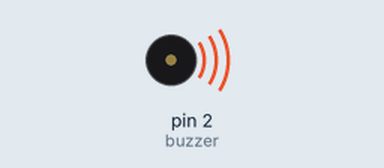
Bench run of a sketch on a simulated Arduino Uno, built with avr-gcc and run on an emulated ATmega328P. On the bench: buzzer (waves = sounding).

Above: at 0.5 s.
Timing chart, 0 to 9.1 s (numbered marks = the images above):
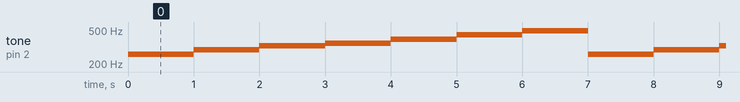

The sketch:

sketch_buzzer.ino
```cpp
//Variavel para buzzer
int buzzer = 2;

//Variaveis para cada frequencia da escala musical
float freqDO = 261.63;
float freqRE = 293.66;
float freqMI = 329.63;
float freqFA = 349.23;
float freqSOL = 391.99;
float freqLA = 440.00;
float freqSI = 493.88;

void setup() {
 //define o pino como saída
 pinMode(buzzer,OUTPUT);
}

void loop() {

 tone(buzzer,freqDO);
 delay(1000);

 tone(buzzer,freqRE);
 delay(1000);

 tone(buzzer,freqMI);
 delay(1000);

 tone(buzzer,freqFA);
 delay(1000);

 tone(buzzer,freqSOL);
 delay(1000);

 tone(buzzer,freqLA);
 delay(1000);

 tone(buzzer,freqSI);
 delay(1000);
}
```

Measured:
- by itself, tone on pin 2 (buzzer): repeats every 7.0 s: 293 Hz 1.0 s, 329 Hz 1.0 s, 349 Hz 1.0 s, 391 Hz 1.0 s, 440 Hz 1.0 s, 493 Hz 1.0 s, 261 Hz 1.0 s
